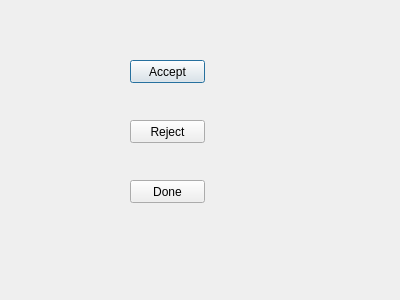
<?xml version="1.0" encoding="UTF-8"?>
<ui version="4.0">
 <class>MyDialog</class>
 <widget class="QDialog" name="MyDialog">
  <property name="geometry">
   <rect>
    <x>0</x>
    <y>0</y>
    <width>400</width>
    <height>300</height>
   </rect>
  </property>
  <property name="windowTitle">
   <string>Dialog</string>
  </property>
  <widget class="QPushButton" name="acceptBtn">
   <property name="geometry">
    <rect>
     <x>130</x>
     <y>60</y>
     <width>75</width>
     <height>23</height>
    </rect>
   </property>
   <property name="text">
    <string>Accept</string>
   </property>
  </widget>
  <widget class="QPushButton" name="rejectBtn">
   <property name="geometry">
    <rect>
     <x>130</x>
     <y>120</y>
     <width>75</width>
     <height>23</height>
    </rect>
   </property>
   <property name="text">
    <string>Reject</string>
   </property>
  </widget>
  <widget class="QPushButton" name="doneBtn">
   <property name="geometry">
    <rect>
     <x>130</x>
     <y>180</y>
     <width>75</width>
     <height>23</height>
    </rect>
   </property>
   <property name="text">
    <string>Done</string>
   </property>
  </widget>
 </widget>
 <resources/>
 <connections/>
</ui>
